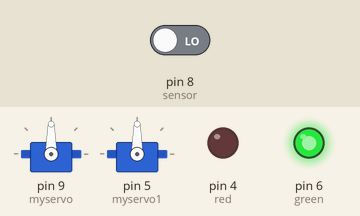
Bench run of a sketch on a simulated Arduino Uno, built with avr-gcc and run on an emulated ATmega328P. Parts: 2 × servo, output pins drawn as LEDs (lit = HIGH). Inputs (shaded band) come from the test bench; at power-on: pin 8 (sensor) LOW.

Above: at 1.8 s.
1.9 s: pin 8 (sensor) driven HIGH
At 3.0 s:
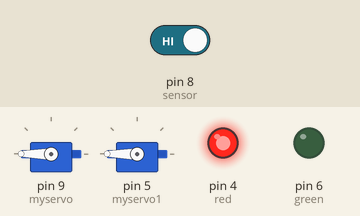
3.5 s: pin 8 (sensor) driven LOW
At 4.2 s:
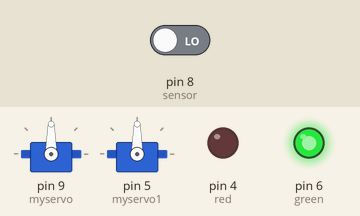
Timing chart, 0 to 6.5 s (numbered marks = the images above; inputs shaded):
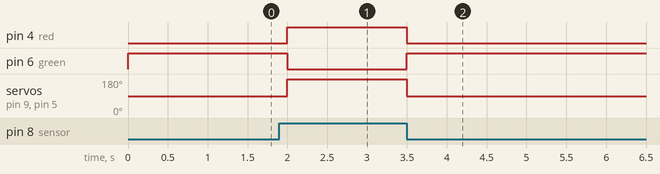

The sketch:

railroad_crossing.ino
```cpp
/* 적외선센서, SG90을 이용한 철도건널목 아두이노 제어
본 프로그램은 1종 건널목 기준으로 제작되었음
차단기 (양측)
적외선센서
초록, 빨강 LED (신호기 디자인) 필요

MP3모듈을 이용한 경보시스템은 미제작
건널목 안내표지 설치필요

☆☆☆ 2개 동시제어시 외부전력 사용 (미사용시 보드고장) ☆☆☆
AAA건전지 4개 */

#include <Servo.h> // 서보모터 라이브러리

Servo myservo; // 서보모터 이름정의
Servo myservo1; // 서보모터 이름정의
int pos = 0; // 서보모터 각도
int sensor = 8; // 센서 8번핀
int red = 4;
int green = 6;
int val; //

void setup() {
  myservo.attach(9); // SG90 핀지정
  myservo1.attach(5); // SG90 핀지정
  pinMode(sensor, INPUT); // 센서 입력지정
  pinMode(red, OUTPUT);
  pinMode(green, OUTPUT);
}

void loop() {
  val = digitalRead(sensor);  // 센서값 읽어옴

  if (val == 1) {          // 기차감지
    digitalWrite(green, LOW);  // green 소등
    digitalWrite(red, HIGH);   // red 점등
    myservo.write(180); // 건널목 차단
    myservo1.write(180); // 건널목 차단
    delay(500);
  }

  if (val == 0) { // 기차 감지X
    myservo.write(90); // 건널목 차단 해제
    myservo1.write(90); // 건널목 차단
    digitalWrite(red, LOW);    // red 소등
    digitalWrite(green, HIGH); // green 점등
    delay(500);
  }
}
```

Measured:
- after the input at 1.9 s, pin 4 (red): LOW → HIGH after 0.10 s; pin 6 (green): HIGH → LOW after 0.10 s; servo on pin 9 (myservo), servo on pin 5 (myservo1): 90° → 180° after 0.10 s
- after the input at 3.5 s, pin 4 (red): HIGH → LOW at once; pin 6 (green): LOW → HIGH at once; servo on pin 9 (myservo), servo on pin 5 (myservo1): 180° → 90° at once
